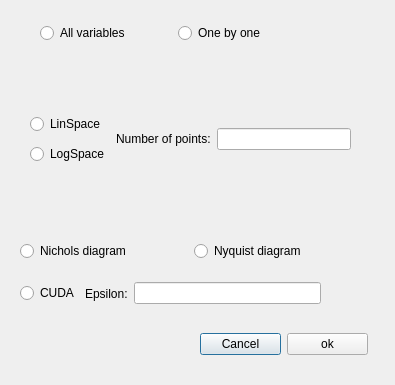
<?xml version="1.0" encoding="UTF-8"?>
<ui version="4.0">
 <class>TemplatesDialog</class>
 <widget class="QDialog" name="TemplatesDialog">
  <property name="geometry">
   <rect>
    <x>0</x>
    <y>0</y>
    <width>395</width>
    <height>385</height>
   </rect>
  </property>
  <property name="windowTitle">
   <string>Dialog</string>
  </property>
  <widget class="QStackedWidget" name="agrupador">
   <property name="geometry">
    <rect>
     <x>20</x>
     <y>60</y>
     <width>371</width>
     <height>171</height>
    </rect>
   </property>
   <widget class="QWidget" name="todos">
    <widget class="QWidget" name="layoutWidget">
     <property name="geometry">
      <rect>
       <x>10</x>
       <y>50</y>
       <width>321</width>
       <height>58</height>
      </rect>
     </property>
     <layout class="QHBoxLayout" name="horizontalLayout_4">
      <item>
       <layout class="QVBoxLayout" name="verticalLayout">
        <item>
         <widget class="QRadioButton" name="seleLinSpace">
          <property name="text">
           <string>LinSpace</string>
          </property>
         </widget>
        </item>
        <item>
         <widget class="QRadioButton" name="selecLogSpace">
          <property name="text">
           <string>LogSpace</string>
          </property>
         </widget>
        </item>
       </layout>
      </item>
      <item>
       <layout class="QHBoxLayout" name="horizontalLayout_3">
        <item>
         <widget class="QLabel" name="label">
          <property name="text">
           <string>Number of points:</string>
          </property>
         </widget>
        </item>
        <item>
         <widget class="QLineEdit" name="todasNPuntos"/>
        </item>
       </layout>
      </item>
     </layout>
    </widget>
   </widget>
   <widget class="QWidget" name="page"/>
   <widget class="QWidget" name="individual">
    <widget class="QStackedWidget" name="agrNuDe">
     <property name="geometry">
      <rect>
       <x>0</x>
       <y>40</y>
       <width>361</width>
       <height>131</height>
      </rect>
     </property>
     <widget class="QWidget" name="vacia"/>
     <widget class="QWidget" name="pNume">
      <widget class="QTabWidget" name="tabNume">
       <property name="geometry">
        <rect>
         <x>0</x>
         <y>0</y>
         <width>361</width>
         <height>141</height>
        </rect>
       </property>
       <widget class="QWidget" name="tab_3">
        <attribute name="title">
         <string>Tab 1</string>
        </attribute>
       </widget>
       <widget class="QWidget" name="tab_4">
        <attribute name="title">
         <string>Tab 2</string>
        </attribute>
       </widget>
      </widget>
     </widget>
     <widget class="QWidget" name="pDeno">
      <widget class="QTabWidget" name="tabDeno">
       <property name="geometry">
        <rect>
         <x>0</x>
         <y>0</y>
         <width>361</width>
         <height>141</height>
        </rect>
       </property>
       <widget class="QWidget" name="tab">
        <attribute name="title">
         <string>Tab 1</string>
        </attribute>
       </widget>
       <widget class="QWidget" name="tab_2">
        <attribute name="title">
         <string>Tab 2</string>
        </attribute>
       </widget>
      </widget>
     </widget>
    </widget>
    <widget class="QWidget" name="layoutWidget1">
     <property name="geometry">
      <rect>
       <x>20</x>
       <y>10</y>
       <width>210</width>
       <height>23</height>
      </rect>
     </property>
     <layout class="QHBoxLayout" name="horizontalLayout_6">
      <item>
       <widget class="QRadioButton" name="radioNumerador">
        <property name="text">
         <string>Numerator</string>
        </property>
       </widget>
      </item>
      <item>
       <widget class="QRadioButton" name="radioDenominador">
        <property name="text">
         <string>Denominator</string>
        </property>
       </widget>
      </item>
     </layout>
    </widget>
   </widget>
  </widget>
  <widget class="QWidget" name="layoutWidget2">
   <property name="geometry">
    <rect>
     <x>200</x>
     <y>330</y>
     <width>168</width>
     <height>28</height>
    </rect>
   </property>
   <layout class="QHBoxLayout" name="horizontalLayout">
    <item>
     <widget class="QPushButton" name="cancelar">
      <property name="text">
       <string>Cancel</string>
      </property>
     </widget>
    </item>
    <item>
     <widget class="QPushButton" name="Aceptar">
      <property name="text">
       <string>ok</string>
      </property>
     </widget>
    </item>
   </layout>
  </widget>
  <widget class="QWidget" name="layoutWidget3">
   <property name="geometry">
    <rect>
     <x>40</x>
     <y>20</y>
     <width>269</width>
     <height>26</height>
    </rect>
   </property>
   <layout class="QHBoxLayout" name="horizontalLayout_2">
    <item>
     <widget class="QRadioButton" name="Todas">
      <property name="text">
       <string>All variables</string>
      </property>
     </widget>
    </item>
    <item>
     <widget class="QRadioButton" name="unaxuna">
      <property name="text">
       <string>One by one</string>
      </property>
     </widget>
    </item>
   </layout>
  </widget>
  <widget class="QWidget" name="layoutWidget5">
   <property name="geometry">
    <rect>
     <x>20</x>
     <y>240</y>
     <width>341</width>
     <height>23</height>
    </rect>
   </property>
   <layout class="QHBoxLayout" name="horizontalLayout_7">
    <item>
     <widget class="QRadioButton" name="nicols">
      <property name="text">
       <string>Nichols diagram</string>
      </property>
     </widget>
    </item>
    <item>
     <widget class="QRadioButton" name="nyquist">
      <property name="text">
       <string>Nyquist diagram</string>
      </property>
     </widget>
    </item>
   </layout>
  </widget>
  <widget class="QWidget" name="layoutWidget4">
   <property name="geometry">
    <rect>
     <x>20</x>
     <y>280</y>
     <width>301</width>
     <height>27</height>
    </rect>
   </property>
   <layout class="QHBoxLayout" name="horizontalLayout_8">
    <item>
     <widget class="QRadioButton" name="CUDA">
      <property name="text">
       <string>CUDA</string>
      </property>
     </widget>
    </item>
    <item>
     <layout class="QHBoxLayout" name="horizontalLayout_5">
      <item>
       <widget class="QLabel" name="label_2">
        <property name="text">
         <string>Epsilon:</string>
        </property>
       </widget>
      </item>
      <item>
       <widget class="QLineEdit" name="epsilon"/>
      </item>
     </layout>
    </item>
   </layout>
  </widget>
 </widget>
 <resources/>
 <connections/>
</ui>
